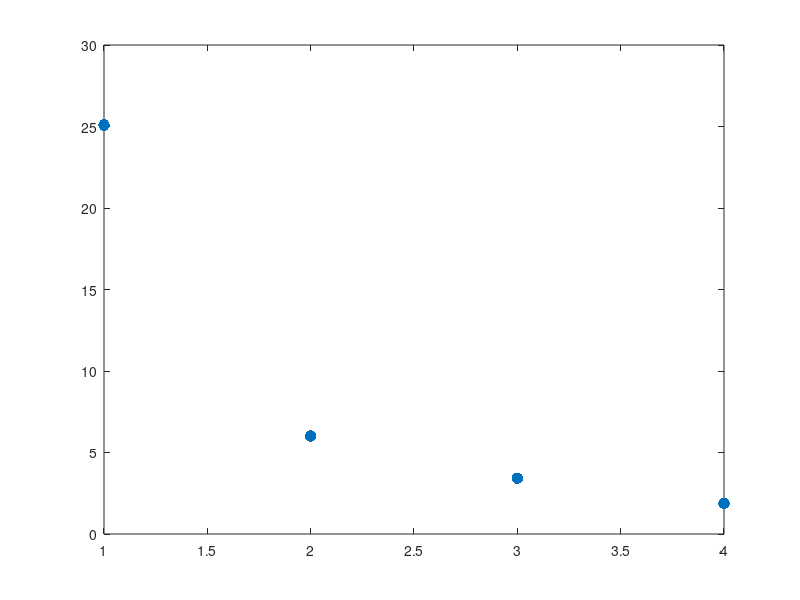
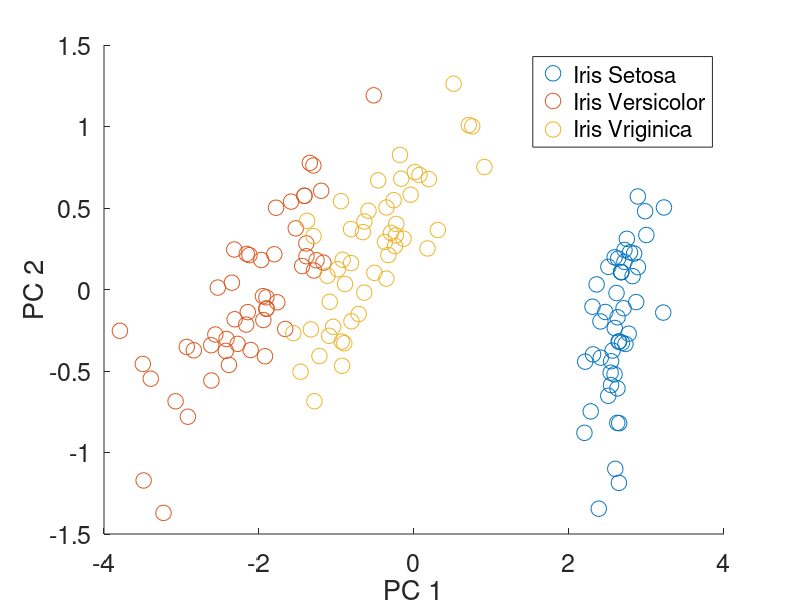

Recreate these plots in MATLAB, in order. (Note: this script raises an error after producing the figures.)
%Levent Batakci
%Analyze the data!

%Clear vars
clc
clear all
clf

%Load IRIS data
load IrisData.mat
I = [1 * ones(1, 50) 2 * ones(1, 50) 3 * ones(1, 50)];

k=3;
tau=0.05;
maxDepth=5;

%Compute the SVD
Xc = X - sum(X,2) / size(X,2) * ones(1, size(X,2));
[U, D, V] = svd(Xc);
Z2 = [U(:,1) U(:,2)]' * Xc; %First two PCs of the centered data

figure(1) %Plot the singular values
plot(1:4, diag(D), '.', 'MarkerSize', 25); %Only two svs (or just 1) matter

%Plot the annotation of the data
figure(2)
k1 = Z2(:, I == 1);
k2 = Z2(:, I == 2);
k3 = Z2(:, I == 3);

hold on
scatter(k1(1,:), k1(2,:),125,'r.')
scatter(k2(1,:), k2(2,:),125,'g.')
scatter(k3(1,:), k3(2,:),125,'b.')
legend("Iris Setosa","Iris Versicolor","Iris Vriginica");
xlabel("PC 1");
ylabel("PC 2");
set(gca,'FontSize', 18);
sgtitle("Correct Grouping of the Data", 'FontSize', 20)
hold off

%Cluster using kMedoids
%Plot the clustering via the first two PCs
figure(3)
distMatrix = dMatrix(Xc, @norm2);
[I1, iC1] = kMedoids_distMatrix(k, distMatrix, tau, maxDepth);
k1 = Z2(:, I1 == 1);
k2 = Z2(:, I1 == 2);
k3 = Z2(:, I1 == 3);

hold on
scatter(k1(1,:), k1(2,:),125,'r.')
scatter(k2(1,:), k2(2,:),125,'g.')
scatter(k3(1,:), k3(2,:),125,'b.')
scatter(Z2(1,iC1(1,1)), Z2(2,iC1(1,1)),150,'ks')
scatter(Z2(1,iC1(1,2)), Z2(2,iC1(1,2)),150,'ks')
scatter(Z2(1,iC1(1,3)), Z2(2,iC1(1,3)),150,'ks')
legend("Cluster A","Cluster B", "Cluster C");
xlabel("PC 1")
ylabel("PC 2"); 
set(gca,'FontSize', 18);
sgtitle("Clustering Given by kMedoids", 'FontSize', 20)


hold off

disp("Clustering Matrix for kMedoids");
M = evaluateClustering(I,I1,k)
disp(" ");

%Cluster using kMeans
%Plot the clustering via the first two PCs
figure(4)
[Im, C] = kMeans(k, Xc, tau, maxDepth, @norm2);
C2 = [U(:,1) U(:,2)]' * C;
k1 = Z2(:, Im == 1);
k2 = Z2(:, Im == 2);
k3 = Z2(:, Im == 3);
hold on
scatter(k1(1,:), k1(2,:),125,'r.')
scatter(k2(1,:), k2(2,:),125,'g.')
scatter(k3(1,:), k3(2,:),125,'b.')
scatter(C2(1,1), C2(2,1),125,'k*')
scatter(C2(1,2), C2(2,2),125,'k*')
scatter(C2(1,3), C2(2,3),125,'k*')
xlabel("PC 1")
ylabel("PC 2"); 
set(gca,'FontSize', 18);
sgtitle("Clustering Given by kMeans", 'FontSize', 20)
legend("Cluster A","Cluster B","Cluster C");
hold off

disp("Clustering Matrix for kMeans");
M = evaluateClustering(I,Im,k)
disp(" ");
%%%




